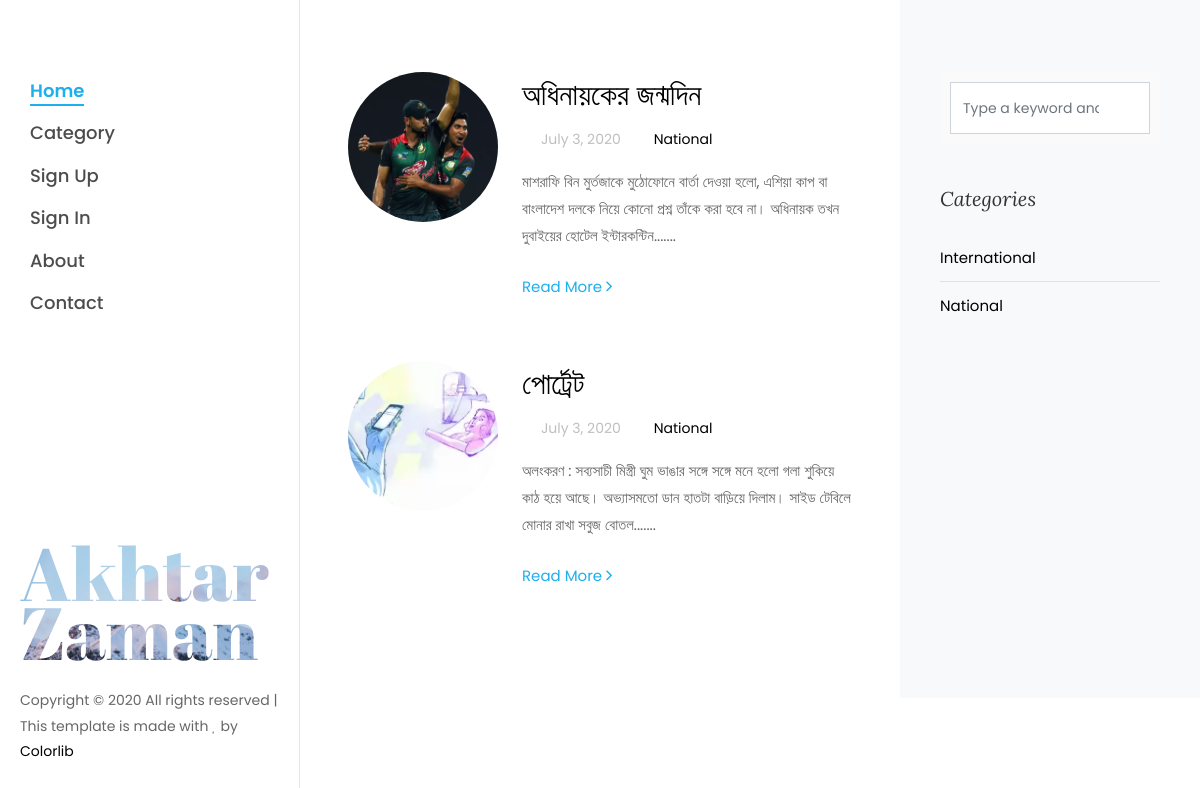
The page /articles/index/?page=2 on the database as committed earlier.
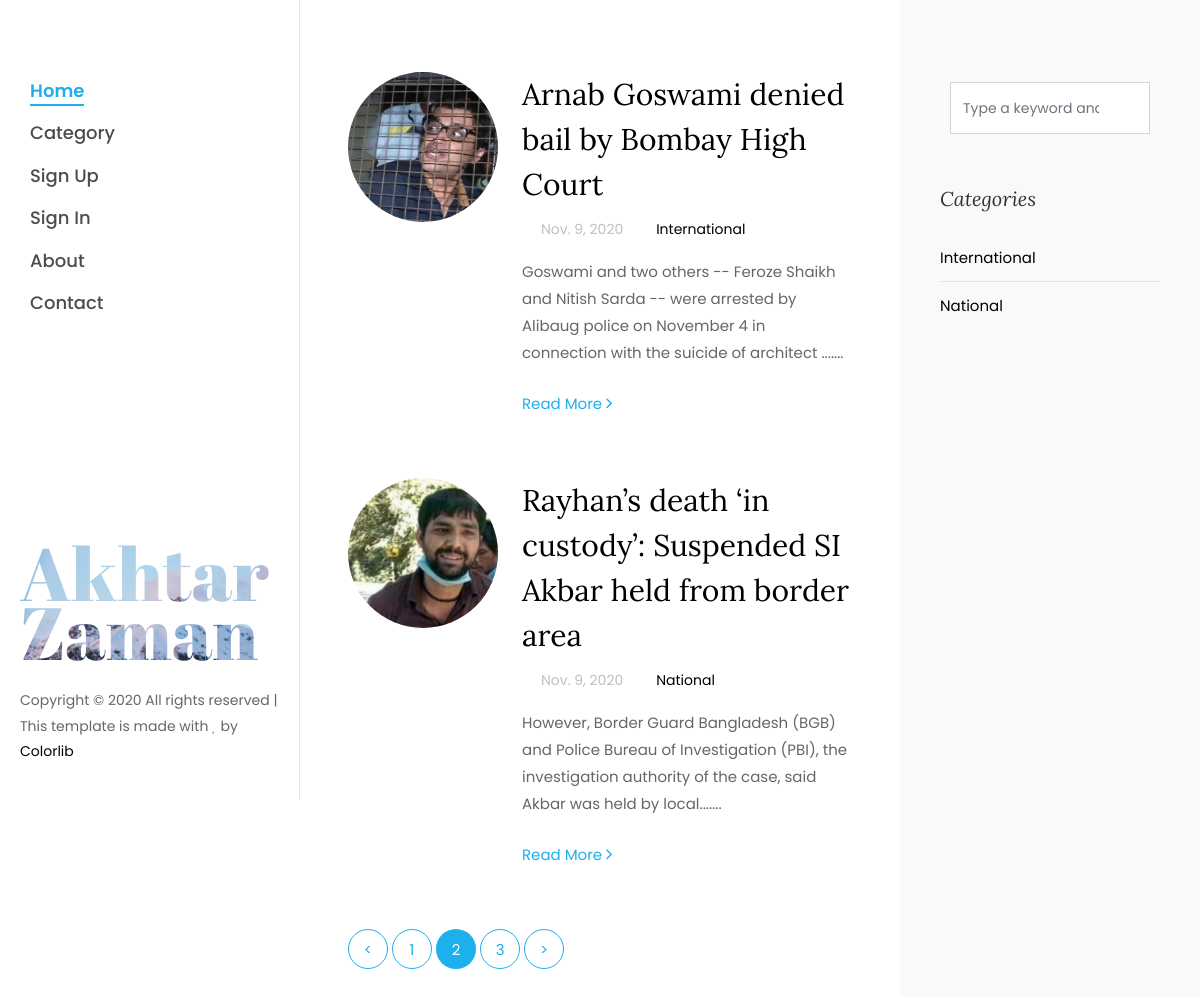
The same page on the database as committed later.
### Articles/models.py (models this page shows, shortened)
class Blog_Articles(models.Model):
    Title= models.CharField(max_length=300, unique=True)
    Categorry = models.ForeignKey('Category', blank=True,  on_delete = models.CASCADE, null=True)
    Description = models.TextField()
    author = models.ForeignKey(Custom_User_Model, default= None, on_delete = models.CASCADE)
    Date = models.DateField(auto_now_add=True)
    Image = models.ImageField(default='default.jpeg', blank=True)
    Status = models.CharField(max_length=1, choices=STATUS_CHOICES)
    def snippet(self):
        return self.Description[:150]+'.......'

class Category(models.Model):
    name = models.CharField(max_length=50)
    def __str__(self):
        return self.name

### Articles/views.py (the view)
# urls.py: path('index/', views.index, name='index'),
def index(request):
    post = Blog_Articles.objects.filter(Status='A')
    page = request.GET.get('page', 1)
    paginator = Paginator(post, 2)
    try:
        Blog_Posts = paginator.page(page)
    except PageNotAnInteger:
        Blog_Posts = paginator.page(1)
    except EmptyPage:
        Blog_Posts = paginator.page(paginator.num_pages)
    return render (request, 'index.html', {'Blog_Posts':Blog_Posts})

### templates/index.html
{% extends 'base.html' %} {% load static %} {% block content %}
<div class="col-xl-8 py-5 px-md-5">
    <div class="row pt-md-4">
        {% for post in Blog_Posts %}
        <div class="col-md-12">
            <div class="blog-entry ftco-animate d-md-flex">
                <a href="{% url 'FullArticle' post.id %}" class="img img-2" style="background-image: url('{{post.Image.url}}');"></a>
                <div class="text text-2 pl-md-4">
                    <h3 class="mb-2"><a href="{% url 'FullArticle' post.id %}">{{post.Title}}</a></h3>
                    <div class="meta-wrap">
                        <p class="meta">
                            <span><i class="icon-calendar mr-2"></i>{{post.Date}}</span>
                            <span><a href="single.html"><i class="icon-folder-o mr-2"></i>{{post.Categorry}}</a></span>
                            <span><i class="icon-comment2 mr-2"></i>{{post.Author}}</span>
                        </p>
                    </div>
                    <p class="mb-4">{{post.snippet}}</p>
                    <p><a href="{% url 'FullArticle' post.id %}" class="btn-custom">Read More <span class="ion-ios-arrow-forward"></span></a></p>
                </div>
            </div>
        </div>
        {% endfor %}
    </div>
    <div class="row">
        <div class="col">
            <div class="block-27">
                {% if Blog_Posts.has_other_pages %}
                <ul>
                    {% if Blog_Posts.has_previous %}
                    <li><a href="?page={{ Blog_Posts.previous_page_number }}">&lt;</a></li>
                    {% else %}
                    <li class="disabled"><span>&lt;</span></li>
                    {% endif %} {% for i in Blog_Posts.paginator.page_range %} {% if Blog_Posts.number == i %}
                    <li class="active"><span>{{ i }}</span></li>
                    {% else %}
                    <li><a href="?page={{ i }}">{{ i }}</a></li>
                    {% endif %} {% endfor %} {% if Blog_Posts.has_next %}
                    <li><a href="?page={{ Blog_Posts.next_page_number }}">&gt;</a></li>
                    {% else %}
                    <li class="disabled"><span>&gt;</span></li> {% endif %}
                </ul>
                {% endif %}
            </div>
        </div>
    </div>
</div>
<div class="col-xl-4 sidebar ftco-animate bg-light pt-5">
    <div class="sidebar-box pt-md-4">
        <form action="{% url 'search_results' %}" method="get" class="search-form">
            <div class="form-group">
                <span class="icon icon-search"> </span>
                <input type="text" class="form-control" placeholder="Type a keyword and hit enter" name="q">
            </div>
        </form>
    </div>
    <div class="sidebar-box ftco-animate">
        <h3 class="sidebar-heading">Categories</h3>
        <ul class="categories">
            <li><a href="#">International</a></li>
            <li><a href="#">National</a></li>
        </ul>
    </div>
</div>
{% endblock content %}

Rows that differ between the two databases and show on the page:
removed Blog_Articles: Image (picture), Title "অধিনায়কের জন্মদিন", Date "July 3, 2020", Categorry "National", snippet "মাশরাফি বিন মুর্তজাকে মুঠোফোনে বার্তা দেওয়া হলো, এশিয়া কাপ বা বাংলাদেশ দলকে নিয়ে কোনো প্রশ্ন তাঁকে করা হবে না। অধিনায়ক তখন দুবাইয়ের হোটেল ইন্টারকন্টিন......."
removed Blog_Articles: Image (picture), Title "পোর্ট্রেট", Date "July 3, 2020", Categorry "National", snippet "অলংকরণ : সব্যসাচী মিস্ত্রী ঘুম ভাঙার সঙ্গে সঙ্গে মনে হলো গলা শুকিয়ে কাঠ হয়ে আছে। অভ্যাসমতো ডান হাতটা বাড়িয়ে দিলাম। সাইড টেবিলে মোনার রাখা সবুজ বোতল......."
added Blog_Articles: Image (picture), Title "Arnab Goswami denied bail by Bombay High Court", Date "Nov. 9, 2020", Categorry "International", snippet "Goswami and two others -- Feroze Shaikh and Nitish Sarda -- were arrested by Alibaug police on November 4 in connection with the suicide of architect ......."
added Blog_Articles: Image (picture), Title "Rayhan’s death ‘in custody’: Suspended SI Akbar held from border area", Date "Nov. 9, 2020", Categorry "National", snippet "However, Border Guard Bangladesh (BGB) and Police Bureau of Investigation (PBI), the investigation authority of the case, said Akbar was held by local......."
Other text that changed with them:
new list line: "1"
new list line: "2"
new list line: "3"
